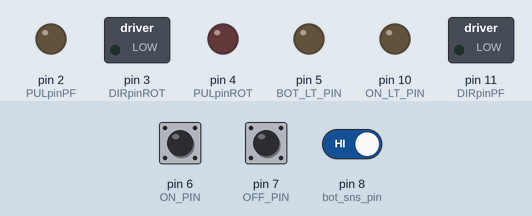
Simulated run of this sketch. Board: Arduino Uno, built with avr-gcc and run on an emulated ATmega328P. On the bench: switched loads named in the sketch (green lamp = pin HIGH), output pins drawn as LEDs (lit = HIGH). Dashed ring = blinking. The test bench sets the inputs (shaded band); at power-on: pin 7 (OFF_PIN) HIGH, pin 8 (bot_sns_pin) HIGH, pin 6 (ON_PIN) HIGH.

Above: at 1.2 s.
1.3 s: pin 7 (OFF_PIN) pulled LOW for 0.15 s
At 2.7 s:
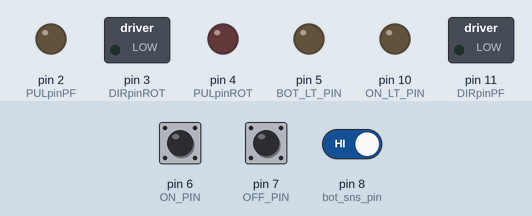
3.0 s: pin 7 (OFF_PIN) pulled LOW for 1 s
At 3.7 s:
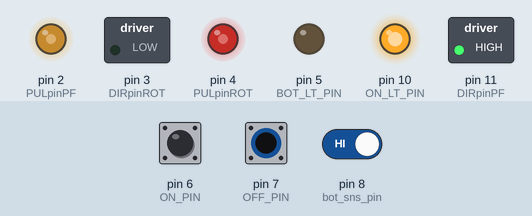
6.0 s: pin 7 (OFF_PIN) driven LOW and pin 8 (bot_sns_pin) driven LOW
At 8.0 s:
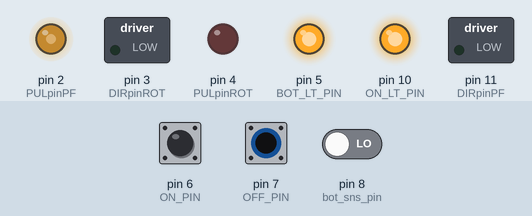
9.0 s: pin 7 (OFF_PIN) driven HIGH
At 10.2 s:
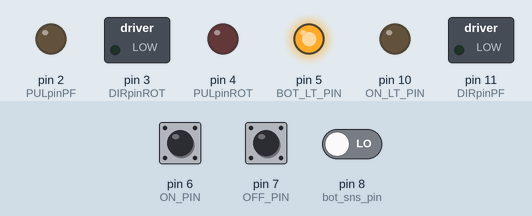
10.5 s: pin 7 (OFF_PIN) driven LOW
At 12.4 s:
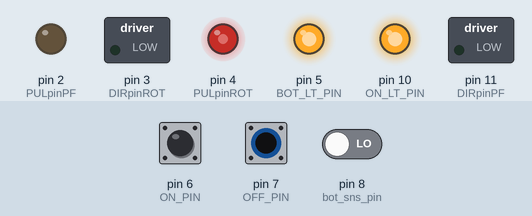
12.7 s: pin 8 (bot_sns_pin) driven HIGH
At 13.3 s:
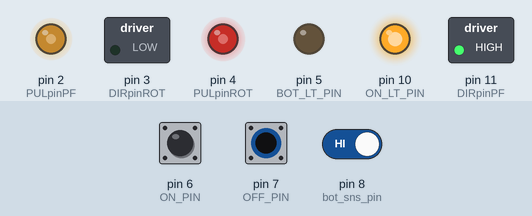
Timing chart, 0 to 16.7 s (numbered marks = the images above; inputs shaded):
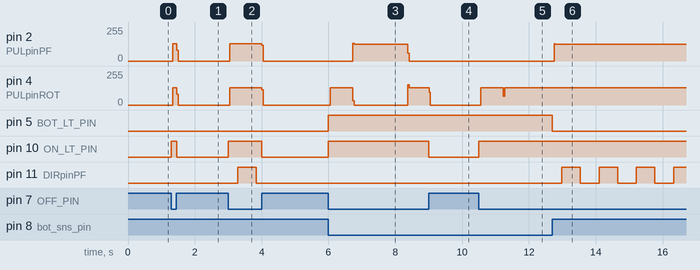

Measured:
- after the input at 1.3 s, pin 2 (PULpinPF): 0/255 → 128/255 after 0.05 s, → 0/255 0.12 s later; pin 4 (PULpinROT): 0/255 → 129/255 after 0.05 s, → 0/255 0.12 s later; pin 10 (ON_LT_PIN): LOW → HIGH at once, → LOW 0.15 s later
- after the input at 3.0 s, pin 2 (PULpinPF): 0/255 → 128/255 after 0.05 s, → 0/255 0.96 s later; pin 4 (PULpinROT): 0/255 → 129/255 after 0.05 s, → 0/255 0.96 s later; pin 10 (ON_LT_PIN): LOW → HIGH at once, → LOW 1.0 s later; pin 11 (DIRpinPF): LOW → HIGH after 0.28 s, → LOW 0.56 s later
- after the input at 6.0 s, pin 2 (PULpinPF): 0/255 → 125/255 after 0.73 s, → 0/255 1.6 s later; pin 4 (PULpinROT): 0/255 → 128/255 after 0.05 s, → 0/255 0.68 s later, → 128/255 1.6 s later; pin 5 (BOT_LT_PIN), pin 10 (ON_LT_PIN): LOW → HIGH at once
- after the input at 9.0 s, pin 4 (PULpinROT): 128/255 → 0/255 at once; pin 10 (ON_LT_PIN): HIGH → LOW at once
- after the input at 10.5 s, pin 4 (PULpinROT): 0/255 → 128/255 after 0.05 s; pin 10 (ON_LT_PIN): LOW → HIGH at once
- after the input at 12.7 s, pin 2 (PULpinPF): 0/255 → 124/255 after 0.05 s; pin 5 (BOT_LT_PIN): HIGH → LOW at once; pin 11 (DIRpinPF): alternates HIGH for 0.56 s and LOW for 0.56 s, starting after 0.28 s

The sketch:

Automated_System_V3-3.ino
```cpp
/*
TITLE: Automated Monoblock Pill Filling System Control
AUTHORS: Andrew Smith, Sibyl Roosen
DATE: May 11, 2023 (last updated)
NOTES: https://docs.arduino.cc/learn/electronics/stepper-motors
*/

// Rotary Table
const int DIRpinROT = 3;   // define direction (DIR+) pin
const int PULpinROT = 4;   // define pulse (PUL+) pin
const int spd_ROT = 2500; // set rotary table speed (delay between pulses)
const int spd_ROT_ADJ = spd_ROT; // set rotary table adjustment speed (for pill filling), use same as normal speed
int adj_bottle = 1; // boolean statement to adjust bottle once in pill filling
const int adj_bot_dst = 140; // number of steps to adjust bottle


// Pill Filling
const int DIRpinPF = 11;   // define direction (DIR+) pin
const int PULpinPF = 2;   // define pulse (PUL+) pin
const int spd_PF = 1500; // set pill filling speed
const int tube_step = 540; // number of steps to count to rotate between pill tubes
int pos = 0; // current steps of pill filling system
int fill_bottle = 1;

// Pill Shaking
float pos_hat = 0; // TEMPORARY VARIABLE: adjusted position -> 0 for center, 1 for next pill tube over
int pill_dir = 1; // pill filling system going forward or backward

// Pill Counting
int wait_time = 0; //waiting variable to fill pills
int total_wait = 600; // number of frames to wait for pill filling

// Button Control
const int ON_PIN = 6; // "on" button, left (green)
const int OFF_PIN = 7; // emergency "off" Button (yellow)
const int BOT_LT_PIN = 5; // pin for the bottle sensor light (green)
const int ON_LT_PIN = 10; // pin for the "on" indicator light (red)
int system_on = 0; // boolean to run system or not (1 = on, 0 = off)

// Sensors
const int bot_sns_pin = 8; // pin for bottle sensor

void setup() {
  // Rotary Table
  pinMode(DIRpinROT,OUTPUT); // set DIRpin as output
  pinMode(PULpinROT,OUTPUT); // set PULpin as output
  digitalWrite(DIRpinROT,LOW);    // set direction forward, counter-clockwise
  digitalWrite(PULpinROT,LOW); // start with no power

  // Pill Filling
  pinMode(DIRpinPF,OUTPUT); // set DIRpinPF as output
  pinMode(PULpinPF,OUTPUT); // set PULpinPF as output
  digitalWrite(DIRpinPF,LOW);    // set direction forward, counter-clockwise
  digitalWrite(PULpinPF,LOW); // start with no power

  // Sensors
  pinMode(bot_sns_pin, INPUT_PULLUP);    //sensor bottle

  // Button Control
  pinMode(ON_PIN, INPUT_PULLUP); // initialize on button
  pinMode(OFF_PIN, INPUT_PULLUP); // initiailize off button
  pinMode(BOT_LT_PIN,OUTPUT); // set pill sensor pin as output
  pinMode(ON_LT_PIN,OUTPUT); // set pill sensor pin as output

  // Misc.
  Serial.begin(9600); // initiate serial monitor -> set processing rate to 9600
  //display with CTRL+SHIFT+M
}

void loop() {
  // DISPLAY PROCESS
  /*
  pos_hat = float(pos) / tube_step; // TEMPORARY: define adjusted pill filling position
  Serial.println(pos_hat);
  */

  //==================================================================================

  // BUTTON CONTROL
  if(digitalRead(ON_PIN) == HIGH) { // "on" button pressed
    system_on = 1; // turn the system on
  }
  if(digitalRead(OFF_PIN) == HIGH) { // "off" button pressed
    system_on = 0; // turn the system off
  }

  // SENSOR LIGHT
  if(digitalRead(bot_sns_pin) == LOW) { // BOTTLE SENSOR is blocked
    //digitalWrite(BOT_LT_PIN, HIGH); // turn on light
  } else {
    digitalWrite(BOT_LT_PIN, LOW); // turn light off elsewise
  }

  //==================================================================================

  // SYSTEM CONTROL -> RUN EVERYTHING
  if(system_on == 1) {
    digitalWrite(ON_LT_PIN, HIGH); // turn indicator light ON

    if (digitalRead(bot_sns_pin) == HIGH) {  // BOTTLE IS NOT IN SENSOR
      // Reset pill filling variables
      adj_bottle = 1;  // set true to adjust next bottle
      wait_time = 0; //reset pill filling wait
      fill_bottle = 1; // set true to fill next bottle


      // MOVE ROTARY TABLE & PILL FILLING (PART 1)
      digitalWrite(PULpinROT, HIGH);  // rotary table HIGH
      digitalWrite(PULpinPF, HIGH);  // pill filling HIGH
      delayMicroseconds(spd_ROT/2); // set speed
      digitalWrite(PULpinPF, LOW);  // pill filling HIGH
      delayMicroseconds(spd_ROT/2); // set speed

      // SHAKE PILL FILLING
      // Determine direction of pill filling
      if( abs(pos) > tube_step*0.1 ) {
        pill_dir *= -1; // change direction
      }
      // Set directions
      if(pill_dir > 0) { digitalWrite(DIRpinPF, LOW); } // forward (CW) direction
      if(pill_dir < 0) { digitalWrite(DIRpinPF, HIGH); } // backwards (CCW) direction
      pos += pill_dir; //track pill filling position

      // MOVE ROTARY TABLE & PILL FILLING (PART 2)
      digitalWrite(PULpinROT, LOW);  // rotary table HIGH
      digitalWrite(PULpinPF, HIGH);  // pill filling HIGH
      delayMicroseconds(spd_ROT/2); // set speed
      digitalWrite(PULpinPF, LOW);  // pill filling HIGH
      delayMicroseconds(spd_ROT/2); // set speed

      //==================================================================================


    }
    if( digitalRead(bot_sns_pin) == LOW) {  // BOTTLE IS IN SENSOR
      digitalWrite(BOT_LT_PIN, HIGH); // turn on light
      // Adjust bottle to be in middle of pill filling station
      if (adj_bottle == 1) {  // Move system a little bit
        for (int i = 0; i < adj_bot_dst; i++) { // rotate table a few steps
          digitalWrite(PULpinROT, HIGH);  // output high
          delayMicroseconds(spd_ROT);     // set rotate speed
          digitalWrite(PULpinROT, LOW);   // output low
          delayMicroseconds(spd_ROT);     // set rotate speed
        }
        adj_bottle = 0;  // turn off, don't keep moving bottle. this doesnt change until bottle is out of system
      }

      /*
      // Adjust pill filling to be back to middle
      if ( adj_pill == 1 ) { // ADJUST PILL FILLING POSITION
        if(pos < 1) {  // position is left of desired
          digitalWrite(DIRpinPF, LOW); // move forwards (CCW)
          pill_dir = 1;
        }
        if(pos > -1) {  // position is right of desired
          digitalWrite(DIRpinPF, HIGH); // move backwards (CW)
          pill_dir = -1;
        }
        if(pos > -1 && pos < 1) { // add tolerance for when pill filling is "zeroed" out
          adj_pill = 0; // stop adjusting once zeroed out
        }
        // Move pill filling
        digitalWrite(PULpinPF, HIGH);  // output high
        delayMicroseconds(spd_PF*3);     // set rotate speed
        digitalWrite(PULpinPF, LOW);   // output low
        delayMicroseconds(spd_PF*3);     // set rotate speed
        pos += pill_dir; // update position

      }
      */
      /*
      if( adj_pill == 0 ) { // IF PILL SYSTEM IS ADJUSTED, FILL BOTTLE
        // Move pill filling exactly 1 tube over
        digitalWrite(DIRpinPF,LOW); // only move in forward (CCW) direction
        if (pos < tube_step && fill_bottle == 1) {
          digitalWrite(PULpinPF, HIGH);  // output high
          delayMicroseconds(spd_PF*3);     // set rotate speed
          digitalWrite(PULpinPF, LOW);   // output low
          delayMicroseconds(spd_PF*3);     // set rotate speed
          pos += 1;
        }
      }
      */

      // FILL BOTTLE WITH PILLS
      if( fill_bottle == 1 ) { // Only fill bottle once
        // Set direction to move to next pill tube, only if not at correct position
        if (pos < tube_step) {
          digitalWrite(DIRpinPF,LOW); // move in forward (CW) direction
          pill_dir = 1;
        }
        if (pos > tube_step) {
          digitalWrite(DIRpinPF,HIGH); // move in backward (CCW) direction
          pill_dir = -1;
        }
        if (pos == tube_step) {
          fill_bottle = 0;
        }
        // move pill filling system
        digitalWrite(PULpinPF, HIGH);  // output high
        delayMicroseconds(spd_PF);     // set rotate speed
        digitalWrite(PULpinPF, LOW);   // output low
        delayMicroseconds(spd_PF);     // set rotate speed
        // track position
        pos += pill_dir;
      }

      wait_time += 1; //increase wait_time
      if (wait_time > total_wait) {  // WAIT TIME IS EXCEEDED, MOVE SYSTEM
        // Move bottle out of system, unblock sensor to restart process
        digitalWrite(PULpinROT, HIGH);  // output high
        delayMicroseconds(spd_ROT);     // set rotate speed
        digitalWrite(PULpinROT, LOW);   // output low
        delayMicroseconds(spd_ROT);     // set rotate speed
        fill_bottle = 0; // prevents movement after bottle is filled but still in sensor
        pos = 0; // reset position
        adj_bottle = 0; // reset bottle adjust
      }
    }

  //==================================================================================


  }
  if (system_on == 0) { // system is OFF
    digitalWrite(ON_LT_PIN, LOW); // turn indicator light OFF
    // REsSET VARIABLES
    pos = 0; // reset pill filling position
    pill_dir = 1; // reset pill filling direction
    adj_bottle = 1;  // set true to adjust next bottle
    wait_time = 0; //reset pill filling wait
  }


} // END OF MAIN LOOP
```
